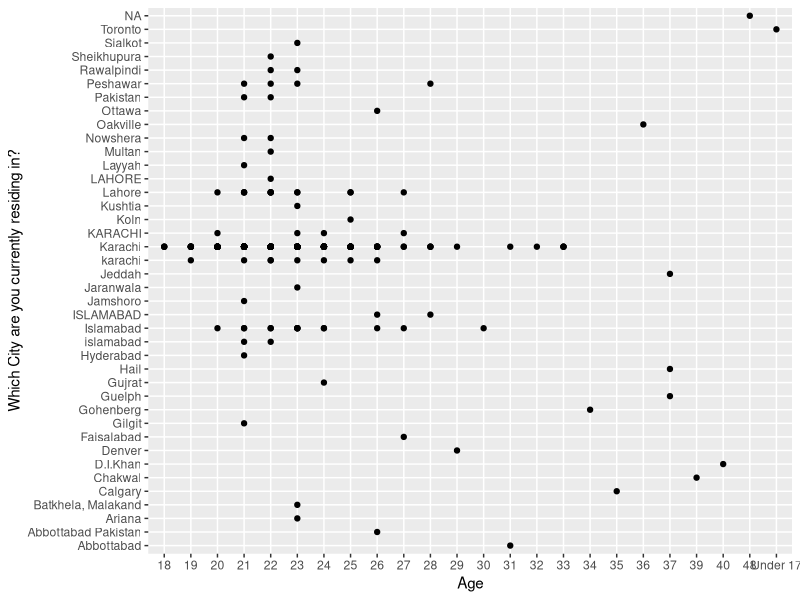

This chart was generated by the following R code:
## ---- chunk 1
knitr::opts_chunk$set(echo = TRUE)
## ---- chunk 2

library("tidyverse")
library("ggplot2")
## ---- chunk 3
dataset <- read_csv("Data/Data - DS C1 Course.csv")
## ---- chunk 4
is.na(dataset)

## ---- chunk 5
ggplot(dataset, aes(x= Age, y= `Which City are you currently residing in?`))+
  geom_point()
